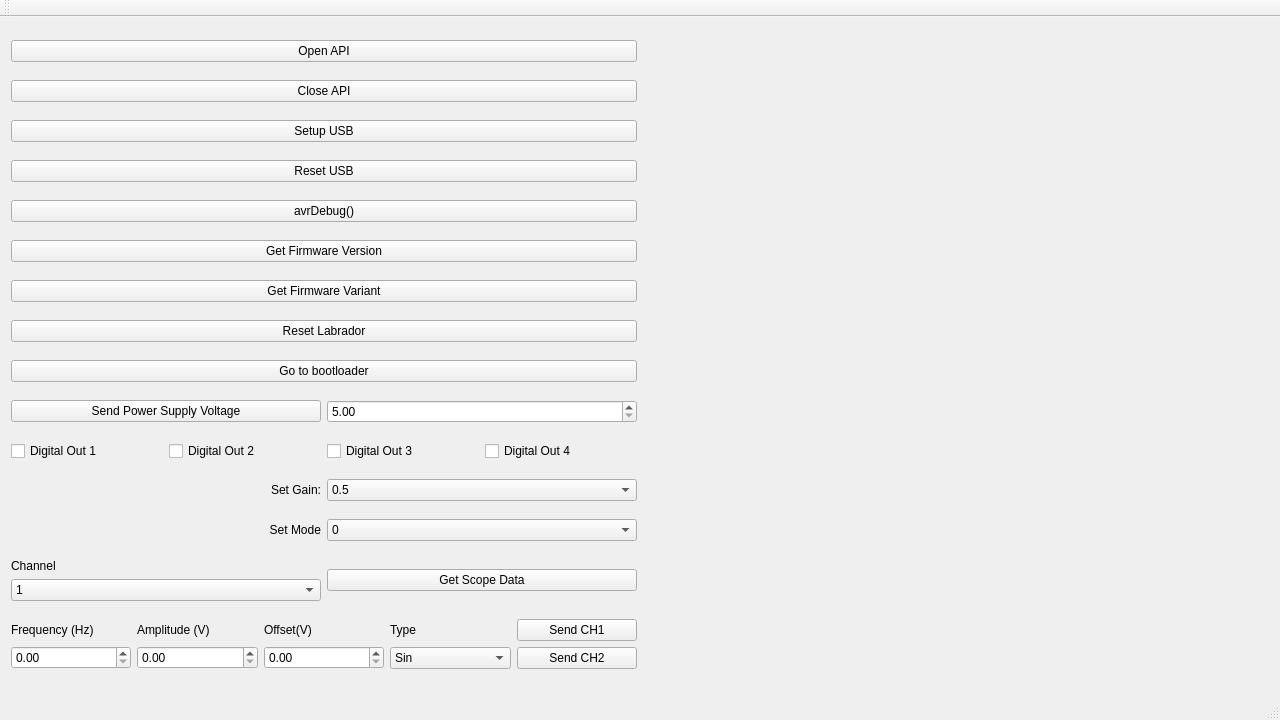
<?xml version="1.0" encoding="UTF-8"?>
<ui version="4.0">
 <class>MainWindow</class>
 <widget class="QMainWindow" name="MainWindow">
  <property name="geometry">
   <rect>
    <x>0</x>
    <y>0</y>
    <width>1280</width>
    <height>720</height>
   </rect>
  </property>
  <property name="windowTitle">
   <string>MainWindow</string>
  </property>
  <widget class="QWidget" name="centralWidget">
   <layout class="QHBoxLayout" name="horizontalLayout">
    <item>
     <layout class="QVBoxLayout" name="verticalLayout">
      <item>
       <widget class="QPushButton" name="pushButton">
        <property name="text">
         <string>Open API</string>
        </property>
       </widget>
      </item>
      <item>
       <widget class="QPushButton" name="pushButton_2">
        <property name="text">
         <string>Close API</string>
        </property>
       </widget>
      </item>
      <item>
       <widget class="QPushButton" name="pushButton_3">
        <property name="text">
         <string>Setup USB</string>
        </property>
       </widget>
      </item>
      <item>
       <widget class="QPushButton" name="pushButton_6">
        <property name="text">
         <string>Reset USB</string>
        </property>
       </widget>
      </item>
      <item>
       <widget class="QPushButton" name="pushButton_4">
        <property name="text">
         <string>avrDebug()</string>
        </property>
       </widget>
      </item>
      <item>
       <widget class="QPushButton" name="pushButton_7">
        <property name="text">
         <string>Get Firmware Version</string>
        </property>
       </widget>
      </item>
      <item>
       <widget class="QPushButton" name="pushButton_8">
        <property name="text">
         <string>Get Firmware Variant</string>
        </property>
       </widget>
      </item>
      <item>
       <widget class="QPushButton" name="pushButton_10">
        <property name="text">
         <string>Reset Labrador</string>
        </property>
       </widget>
      </item>
      <item>
       <widget class="QPushButton" name="pushButton_11">
        <property name="text">
         <string>Go to bootloader</string>
        </property>
       </widget>
      </item>
      <item>
       <layout class="QHBoxLayout" name="horizontalLayout_3">
        <item>
         <widget class="QPushButton" name="pushButton_9">
          <property name="text">
           <string>Send Power Supply Voltage</string>
          </property>
         </widget>
        </item>
        <item>
         <widget class="QDoubleSpinBox" name="powerSupplySpinBox">
          <property name="minimum">
           <double>5.000000000000000</double>
          </property>
          <property name="maximum">
           <double>12.000000000000000</double>
          </property>
         </widget>
        </item>
       </layout>
      </item>
      <item>
       <layout class="QHBoxLayout" name="horizontalLayout_2">
        <item>
         <widget class="QCheckBox" name="checkBox">
          <property name="text">
           <string>Digital Out 1</string>
          </property>
         </widget>
        </item>
        <item>
         <widget class="QCheckBox" name="checkBox_2">
          <property name="text">
           <string>Digital Out 2</string>
          </property>
         </widget>
        </item>
        <item>
         <widget class="QCheckBox" name="checkBox_3">
          <property name="text">
           <string>Digital Out 3</string>
          </property>
         </widget>
        </item>
        <item>
         <widget class="QCheckBox" name="checkBox_4">
          <property name="text">
           <string>Digital Out 4</string>
          </property>
         </widget>
        </item>
       </layout>
      </item>
      <item>
       <layout class="QHBoxLayout" name="horizontalLayout_4">
        <item>
         <widget class="QLabel" name="label">
          <property name="text">
           <string>Set Gain:</string>
          </property>
          <property name="alignment">
           <set>Qt::AlignRight|Qt::AlignTrailing|Qt::AlignVCenter</set>
          </property>
         </widget>
        </item>
        <item>
         <widget class="QComboBox" name="comboBox">
          <property name="currentText">
           <string>0.5</string>
          </property>
          <item>
           <property name="text">
            <string>0.5</string>
           </property>
          </item>
          <item>
           <property name="text">
            <string>1</string>
           </property>
          </item>
          <item>
           <property name="text">
            <string>2</string>
           </property>
          </item>
          <item>
           <property name="text">
            <string>4</string>
           </property>
          </item>
          <item>
           <property name="text">
            <string>8</string>
           </property>
          </item>
          <item>
           <property name="text">
            <string>16</string>
           </property>
          </item>
          <item>
           <property name="text">
            <string>32</string>
           </property>
          </item>
          <item>
           <property name="text">
            <string>64</string>
           </property>
          </item>
         </widget>
        </item>
       </layout>
      </item>
      <item>
       <layout class="QHBoxLayout" name="horizontalLayout_5">
        <item>
         <widget class="QLabel" name="label_2">
          <property name="text">
           <string>Set Mode</string>
          </property>
          <property name="alignment">
           <set>Qt::AlignRight|Qt::AlignTrailing|Qt::AlignVCenter</set>
          </property>
         </widget>
        </item>
        <item>
         <widget class="QComboBox" name="comboBox_2">
          <item>
           <property name="text">
            <string>0</string>
           </property>
          </item>
          <item>
           <property name="text">
            <string>1</string>
           </property>
          </item>
          <item>
           <property name="text">
            <string>2</string>
           </property>
          </item>
          <item>
           <property name="text">
            <string>3</string>
           </property>
          </item>
          <item>
           <property name="text">
            <string>4</string>
           </property>
          </item>
          <item>
           <property name="text">
            <string>5</string>
           </property>
          </item>
          <item>
           <property name="text">
            <string>6</string>
           </property>
          </item>
          <item>
           <property name="text">
            <string>7</string>
           </property>
          </item>
         </widget>
        </item>
       </layout>
      </item>
      <item>
       <layout class="QHBoxLayout" name="horizontalLayout_6">
        <item>
         <layout class="QVBoxLayout" name="verticalLayout_2">
          <item>
           <widget class="QLabel" name="label_3">
            <property name="text">
             <string>Channel</string>
            </property>
           </widget>
          </item>
          <item>
           <widget class="QComboBox" name="comboBox_3">
            <item>
             <property name="text">
              <string>1</string>
             </property>
            </item>
            <item>
             <property name="text">
              <string>2</string>
             </property>
            </item>
           </widget>
          </item>
         </layout>
        </item>
        <item>
         <widget class="QPushButton" name="pushButton_5">
          <property name="text">
           <string>Get Scope Data</string>
          </property>
         </widget>
        </item>
       </layout>
      </item>
      <item>
       <layout class="QHBoxLayout" name="horizontalLayout_7">
        <item>
         <layout class="QVBoxLayout" name="verticalLayout_3">
          <item>
           <widget class="QLabel" name="label_4">
            <property name="text">
             <string>Frequency (Hz)</string>
            </property>
           </widget>
          </item>
          <item>
           <widget class="QDoubleSpinBox" name="doubleSpinBox_frequency"/>
          </item>
         </layout>
        </item>
        <item>
         <layout class="QVBoxLayout" name="verticalLayout_5">
          <item>
           <widget class="QLabel" name="label_6">
            <property name="text">
             <string>Amplitude (V)</string>
            </property>
           </widget>
          </item>
          <item>
           <widget class="QDoubleSpinBox" name="doubleSpinBox_amplitude">
            <property name="maximum">
             <double>10.000000000000000</double>
            </property>
           </widget>
          </item>
         </layout>
        </item>
        <item>
         <layout class="QVBoxLayout" name="verticalLayout_6">
          <item>
           <widget class="QLabel" name="label_7">
            <property name="text">
             <string>Offset(V)</string>
            </property>
           </widget>
          </item>
          <item>
           <widget class="QDoubleSpinBox" name="doubleSpinBox_offset">
            <property name="maximum">
             <double>10.000000000000000</double>
            </property>
           </widget>
          </item>
         </layout>
        </item>
        <item>
         <layout class="QVBoxLayout" name="verticalLayout_4">
          <item>
           <widget class="QLabel" name="label_5">
            <property name="text">
             <string>Type</string>
            </property>
           </widget>
          </item>
          <item>
           <widget class="QComboBox" name="comboBox_signal_gen_type">
            <item>
             <property name="text">
              <string>Sin</string>
             </property>
            </item>
           </widget>
          </item>
         </layout>
        </item>
        <item>
         <layout class="QVBoxLayout" name="verticalLayout_7">
          <item>
           <widget class="QPushButton" name="pushButton_12">
            <property name="text">
             <string>Send CH1</string>
            </property>
           </widget>
          </item>
          <item>
           <widget class="QPushButton" name="pushButton_13">
            <property name="text">
             <string>Send CH2</string>
            </property>
           </widget>
          </item>
         </layout>
        </item>
       </layout>
      </item>
     </layout>
    </item>
    <item>
     <widget class="QCustomPlot" name="widget" native="true"/>
    </item>
   </layout>
  </widget>
  <widget class="QMenuBar" name="menuBar">
   <property name="geometry">
    <rect>
     <x>0</x>
     <y>0</y>
     <width>1280</width>
     <height>22</height>
    </rect>
   </property>
  </widget>
  <widget class="QToolBar" name="mainToolBar">
   <attribute name="toolBarArea">
    <enum>TopToolBarArea</enum>
   </attribute>
   <attribute name="toolBarBreak">
    <bool>false</bool>
   </attribute>
  </widget>
  <widget class="QStatusBar" name="statusBar"/>
 </widget>
 <layoutdefault spacing="6" margin="11"/>
 <customwidgets>
  <customwidget>
   <class>QCustomPlot</class>
   <extends>QWidget</extends>
   <header>qcustomplot.h</header>
   <container>1</container>
  </customwidget>
 </customwidgets>
 <resources/>
 <connections/>
</ui>
